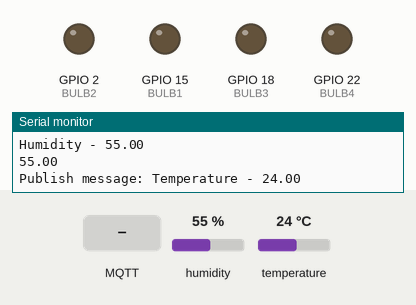
Recording of a program running on a simulated ESP32. Parts: output pins drawn as LEDs (lit = HIGH), the last lines printed to the serial monitor. Inputs (shaded band) come from the test bench; at power-on: humidity 55 %, temperature 24 °C. WiFi joins after 1.5 s; servers stay silent unless stated; random numbers use the default seed unless the program sets one; no MQTT or app messages arrive unless stated.

Above: at 2.7 s.
2.8 s: MQTT message "1" arrives on the first subscribed topic
At 3.9 s:
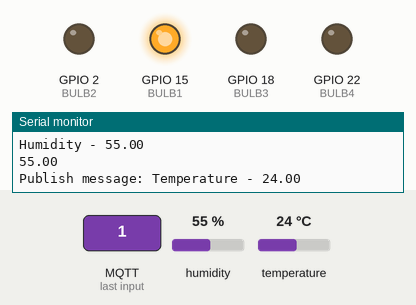
4.3 s: MQTT message "1" arrives on the second subscribed topic
At 5.5 s:
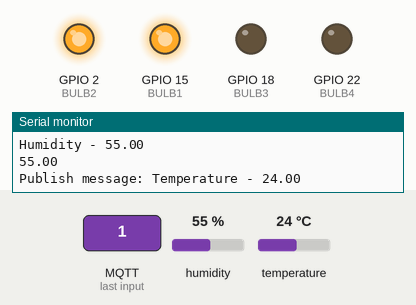
5.8 s: MQTT message "on" arrives on the first subscribed topic
At 7.0 s:
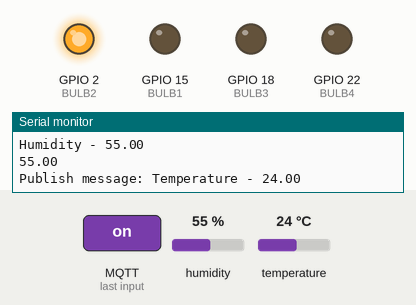
7.3 s: MQTT message "1" arrives on the third subscribed topic
At 8.5 s:
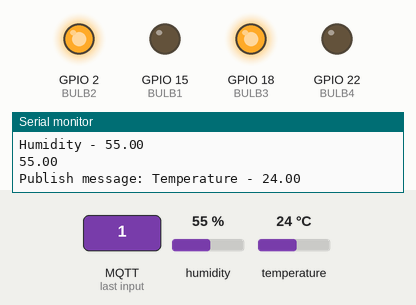
8.8 s: MQTT message "0" arrives on the second subscribed topic
At 9.2 s:
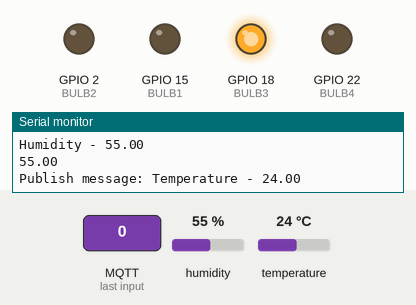
10.3 s: MQTT message "0" arrives on the third subscribed topic
At 10.8 s:
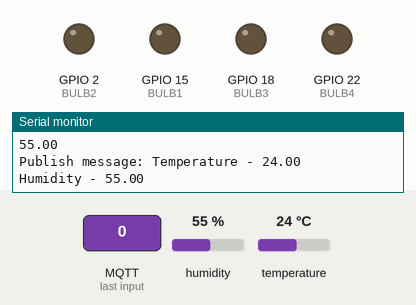
Timing chart, 0 to 12.8 s (numbered marks = the images above; inputs shaded):
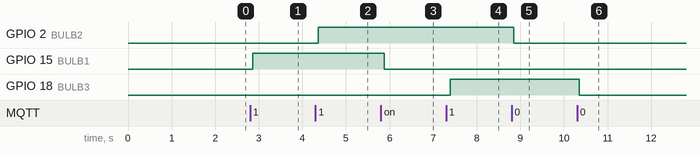

Measured:
- after the input at 2.8 s, GPIO 15 (BULB1): LOW → HIGH after 0.06 s
- after the input at 4.3 s, GPIO 2 (BULB2): LOW → HIGH after 0.07 s
- after the input at 5.8 s, GPIO 15 (BULB1): HIGH → LOW after 0.08 s
- after the input at 7.3 s, GPIO 18 (BULB3): LOW → HIGH after 0.09 s
- after the input at 8.8 s, GPIO 2 (BULB2): HIGH → LOW at once
- after the input at 10.3 s, GPIO 18 (BULB3): HIGH → LOW after 0.06 s

The program:

main.cpp
```cpp
#include <Arduino.h>
#include <WiFi.h>
#include <PubSubClient.h>
#include <DHT.h>

#define BULB1            15
#define BULB2            2
#define BULB3            18
#define BULB4            22
#define DHTPIN            4
#define DHTTYPE  DHT11

DHT dht(DHTPIN, DHTTYPE);

const char* ssid = "Soulmates";
const char* password = "1234512345";
const char* mqtt_server = "broker.hivemq.com";

#define sub1 "led-1/switch"
#define sub2 "led-2/switch"
#define sub3 "led-3/switch"
#define sub4 "led-4/switch"

char str_hum_data[10];
char str_temp_data[10];

WiFiClient espClient;
PubSubClient client(espClient);
unsigned long lastMsg = 0;
#define MSG_BUFFER_SIZE  (50)
char msg[MSG_BUFFER_SIZE];
int value = 0;

void setup_wifi() {

  delay(10);

  Serial.println();
  Serial.print("Connecting to ");
  Serial.println(ssid);

  WiFi.mode(WIFI_STA);
  WiFi.begin(ssid, password);

  while (WiFi.status() != WL_CONNECTED) {
    delay(500);
    Serial.print(".");
  }

  randomSeed(micros());

  Serial.println("");
  Serial.println("WiFi connected");
  Serial.println("IP address: ");
  Serial.println(WiFi.localIP());
}

void callback(char* topic, byte* payload, unsigned int length) {
  Serial.print("Message arrived [");
  Serial.print(topic);
  Serial.print("] ");

  if (strstr(topic, sub1))
  {
    for (int i = 0; i < length; i++) {
      Serial.print((char)payload[i]);
    }
    Serial.println();

    if ((char)payload[0] == '1') {
      digitalWrite(BULB1, HIGH);


    } else {
      digitalWrite(BULB1, LOW);
    }
  }

  else if ( strstr(topic, sub2))
  {
    for (int i = 0; i < length; i++) {
      Serial.print((char)payload[i]);
    }
    Serial.println();

    if ((char)payload[0] == '1') {
      digitalWrite(BULB2, HIGH);


    } else {
      digitalWrite(BULB2, LOW);
    }
  }
  else if ( strstr(topic, sub3))
  {
    for (int i = 0; i < length; i++) {
      Serial.print((char)payload[i]);
    }
    Serial.println();

    if ((char)payload[0] == '1') {
      digitalWrite(BULB3, HIGH);

    } else {
      digitalWrite(BULB3, LOW);
    }
  }
  else if ( strstr(topic, sub4))
  {
    for (int i = 0; i < length; i++) {
      Serial.print((char)payload[i]);
    }
    Serial.println();

    if ((char)payload[0] == '1') {
      digitalWrite(BULB4, HIGH);


    } else {
      digitalWrite(BULB4, LOW);
    }
  }

  else
  {
    Serial.println("unsubscribed topic");
  }


}

void reconnect() {

  while (!client.connected()) {
    Serial.print("Attempting MQTT connection...");

    String clientId = "ESP32Client-";
    clientId += String(random(0xffff), HEX);

    if (client.connect(clientId.c_str()) ) {
      Serial.println("connected");

      client.subscribe(sub1);
      client.subscribe(sub2);
      client.subscribe(sub3);
      client.subscribe(sub4);
    } else {
      Serial.print("failed, rc=");
      Serial.print(client.state());
      Serial.println(" try again in 5 seconds");

      delay(5000);
    }
  }
}

void setup() {
  pinMode(BULB1, OUTPUT);
  pinMode(BULB2, OUTPUT);
  pinMode(BULB3, OUTPUT);
  pinMode(BULB4, OUTPUT);
  pinMode(DHTPIN, INPUT);
  Serial.begin(9800);
  dht.begin();
  setup_wifi();
  client.setServer(mqtt_server, 1883);
  client.setCallback(callback);
}

void loop() {

  if (!client.connected()) {
    reconnect();
  }
  client.loop();


    float hum_data = dht.readHumidity();
    Serial.println(hum_data);

    dtostrf(hum_data, 4, 2, str_hum_data);
    float temp_data = dht.readTemperature();
    dtostrf(temp_data, 4, 2, str_temp_data);

    Serial.print("Publish message: ");
    Serial.print("Temperature - "); Serial.println(str_temp_data);
    client.publish("get/temparature", str_temp_data);
    Serial.print("Humidity - "); Serial.println(str_hum_data);
    client.publish("get/humadity", str_hum_data);

}
```
